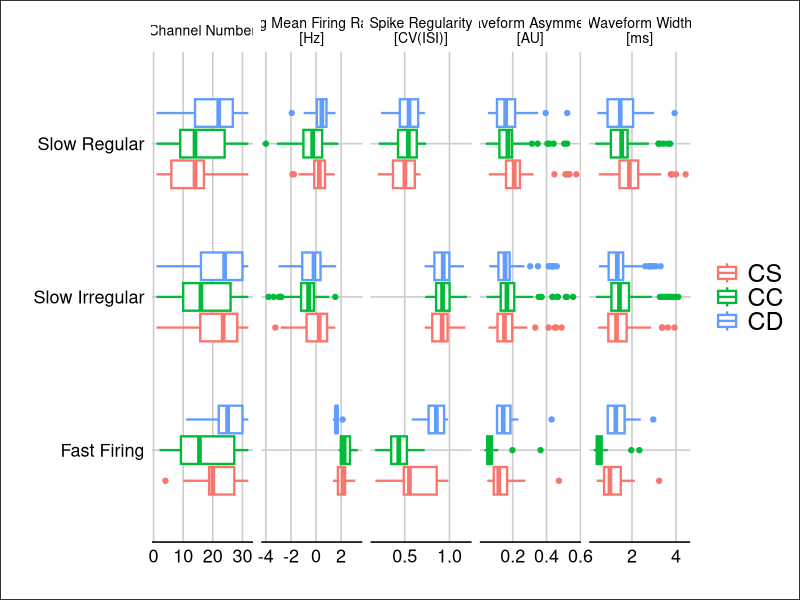

Write the R code that produced this figure.
library(tidyverse)
library(ggthemes)
library(scales)

colors <- c(
  "Slow Regular"="#FF0100",
  "Fast Firing"="#00B34E",
  "Slow Irregular"="#806A9D",
  no_baseline="#7E8283",
  baseline="#F6931D"
)

theme_set(theme_gdocs() + 
            theme(axis.title.x = element_text(colour = "black", size=16),
                  axis.title.y = element_text(colour = "black", size=16),
                  strip.text = element_text(colour = "black", size=10.1, hjust=0.5),
                  axis.text = element_text(color="black", size=13),
                  legend.title = element_blank(),
                  legend.text = element_text(colour="black", size=18)))

df <- read_csv(file.path("data", "baseline.csv")) %>%
  filter(group_name %in% c("chronic_citalopram", 
                           "chronic_saline", 
                           "chronic_saline_", 
                           "citalopram_continuation", 
                           "citalopram_discontinuation"),
         cluster != "no_baseline") %>%
  mutate(
    group = if_else(group_name %in% c("chronic_saline", "chronic_saline_"),
                    "CS",
                    if_else(group_name %in% c("citalopram_continuation", "chronic_citalopram"),
                            "CC", "CD")),
    group = factor(group, levels=c("CS", "CC", "CD")),
    cluster = factor(cluster, labels=c("Fast Firing", "Slow Irregular", "Slow Regular")),
         waveform_width=waveform_width / 30)


df_melt <- df %>%
  mutate(lmfr = log(mean_firing_rate)) %>%
  select(neuron_id, lmfr, cv2_isi, waveform_width, peak_asymmetry, cluster, channel, group) %>%
  rename("Log Mean Firing Rate\n[Hz]"=lmfr,
         "Spike Regularity\n[CV(ISI)]"=cv2_isi,
         "Channel Number"=channel,
         "Waveform Asymmetry\n[AU]"= peak_asymmetry,
         "Waveform Width\n[ms]"= waveform_width) %>%
  gather(key="metric", value="value", -neuron_id, -cluster, -group)

df_melt %>%
  ggplot(aes(x=cluster, y=value, color=group)) +
  geom_boxplot(width=0.6, lwd=0.8) +
  scale_y_continuous(breaks = scales::pretty_breaks(n = 3)) +
  labs(x="", y="") +
  coord_flip() +
  facet_grid(cols=vars(metric), scales="free") +
  theme(legend.position = "right")

